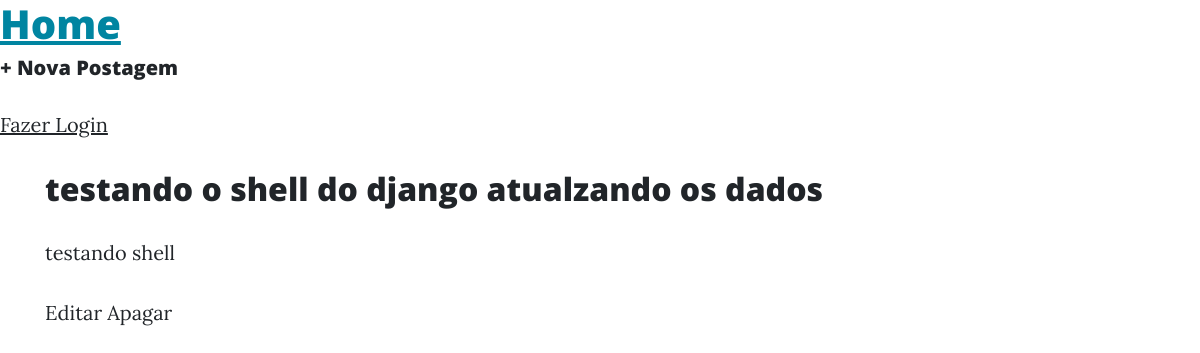
The app's page /post/testando-shell/, older data.
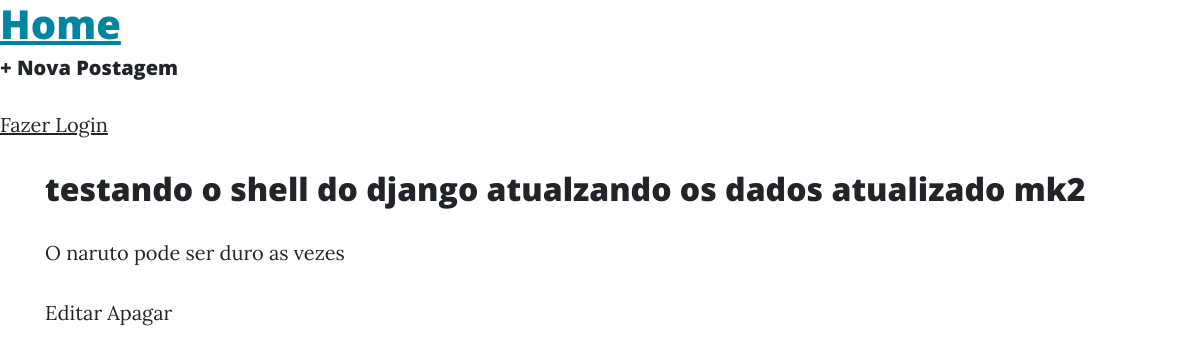
The same page, newer data.
### blog/models.py (models this page shows, shortened)
class Post(models.Model):
    STATUS = (
        ('rascunho','Rascunho'),
        ('publicado','Publicado')
    )
    titulo    = models.CharField(max_length=250)
    slug      = models.SlugField(max_length=250)
    autor     = models.ForeignKey(User, on_delete=models.CASCADE)
    conteudo  = models.TextField()
    publicado = models.DateTimeField(default=timezone.now)
    criado    = models.DateTimeField(auto_now_add=True)
    alterado  = models.DateTimeField(auto_now=True)
    status    = models.CharField(max_length=10, choices=STATUS, default='rascunho')
    objects   = models.Manager()
    published = PublishedManager()
    class Meta:
        ordering = ('publicado',)
    def get_absolute_url_update(self):
        return reverse('post_edit',args=[self.slug])
    def get_absolute_url_delete(self):
        return reverse('post_delete',args=[self.slug])

### blog/views.py (the view)
# urls.py: path('post/<slug:slug>/', views.BlogDetailView.as_view(), name='post_detail'),
class BlogDetailView(DetailView):
    model = Post
    template_name = 'blog/post_detail.html'

### blog/templates/blog/post_detail.html (shortened to what this page needs)
{% extends 'base.html' %}
{% block content %}
    <div class="post-entry">
        <h2>{{ object.titulo }}</h1>
        <p>{{ object.conteudo }}</p>
    </div>
    <a href="{{ object.get_absolute_url_update }}">Editar</a>
    <a href="{{ object.get_absolute_url_delete }}">Apagar</a>
{% endblock content %}

Row changes from the older to the newer data that the page shows:
changed Post: titulo "testando o shell do django atualzando os dados" → "testando o shell do django atualzando os dados atualizado mk2"; conteudo "testando shell" → "O naruto pode ser duro as vezes"
